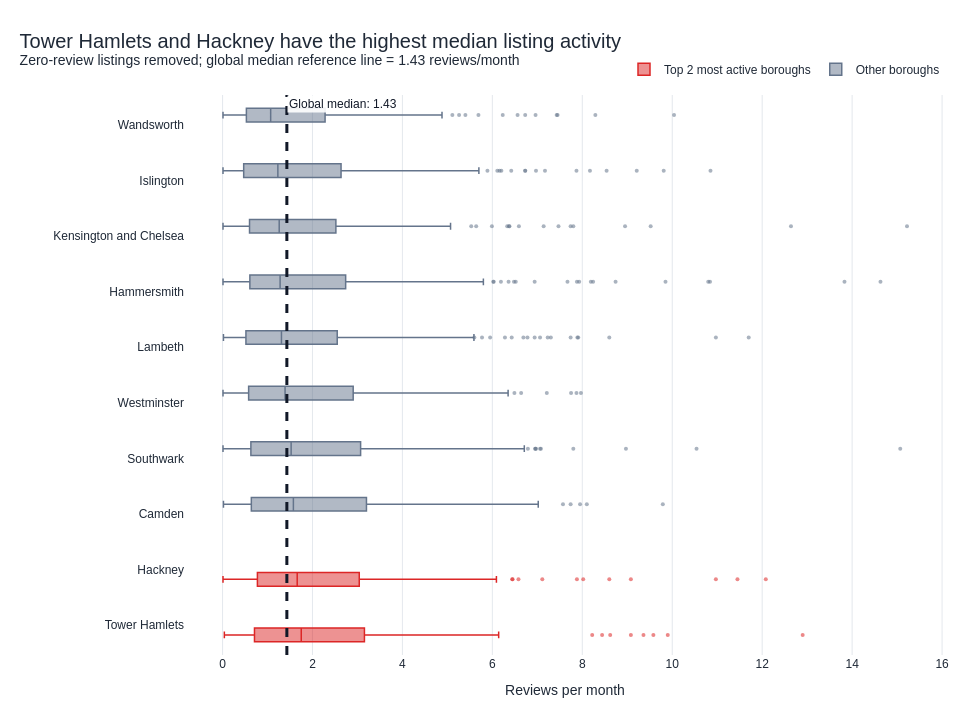

The notebook cell this image was saved under:
### Markdown cell above
## Task 2 — Box plot: listing activity by borough

**What to build:** A **horizontal box plot** comparing listing activity (reviews per month) across London boroughs — reviews per month is a proxy for how frequently a listing is booked.

**Requirements:**
- Horizontal orientation (borough names are long)
- Sorted by median reviews per month (most active at top)
- Highlight the **two most active** boroughs in a different colour
- Outliers shown as individual points
- Insight title naming the two busiest boroughs

> 💡 Some listings have zero reviews — these are new or inactive listings. Filter them out with before plotting

### Code cell
# Task 2 - Horizontal box plot: listing activity by borough

df_task2 = df[df["reviews_per_month"] > 0].copy()

borough_medians = (
    df_task2
    .groupby("neighbourhood")["reviews_per_month"]
    .median()
    .sort_values(ascending=False)
)

top_two = borough_medians.head(2).index.tolist()
borough_order = borough_medians.index.tolist()

df_task2["activity_group"] = np.where(
    df_task2["neighbourhood"].isin(top_two),
    "Top 2 most active boroughs",
    "Other boroughs"
)

global_median = df_task2["reviews_per_month"].median()

fig = px.box(
    df_task2,
    x="reviews_per_month",
    y="neighbourhood",
    color="activity_group",
    orientation="h",
    points="outliers",
    category_orders={
        "neighbourhood": borough_order[::-1],
        "activity_group": ["Top 2 most active boroughs", "Other boroughs"]
    },
    color_discrete_map={
        "Top 2 most active boroughs": "#dc2626",
        "Other boroughs": "#64748b"
    },
    labels={
        "reviews_per_month": "Reviews per month",
        "neighbourhood": "Borough",
        "activity_group": ""
    },
    title=(
        f"Tower Hamlets and Hackney have the highest median listing activity"
        f"<br><sup>Zero-review listings removed; global median reference line = {global_median:.2f} reviews/month</sup>"
    )
)

fig.add_vline(
    x=global_median,
    line_width=3,
    line_dash="dash",
    line_color="#111827",
    annotation_text=f"Global median: {global_median:.2f}",
    annotation_position="top right",
    annotation_font_color="#111827",
    annotation_bgcolor="rgba(255,255,255,0.90)"
)

fig.update_layout(
    template="plotly_white",
    height=720,
    width=980,
    font=dict(family="Arial", size=12, color="#1f2937"),
    title=dict(x=0.02, xanchor="left", font=dict(size=20)),
    legend=dict(
        orientation="h",
        yanchor="bottom",
        y=1.02,
        xanchor="right",
        x=1
    ),
    boxmode="group",
    margin=dict(l=185, r=35, t=95, b=65)
)

fig.update_traces(
    marker=dict(size=4, opacity=0.55),
    line=dict(width=1.5)
)

fig.update_xaxes(
    showgrid=True,
    gridcolor="rgba(148, 163, 184, 0.25)",
    zeroline=False
)

fig.update_yaxes(
    title=None,
    showgrid=False
)

fig.show()

### Figure 1 — Plotly figure (JSON) as saved in the notebook; plotly's stock layout.template omitted (floating-point values rounded to 4 significant figures; data arrays with more than 128 entries replaced by an {"elided": "..."} marker saying what was removed)
{"data": [{"alignmentgroup": "True", "boxpoints": "outliers", "hovertemplate": "=Top 2 most active boroughs<br>Reviews per month=%{x}<br>Borough=%{y}<extra></extra>", "legendgroup": "Top 2 most active boroughs", "line": {"width": 1.5}, "marker": {"color": "#dc2626", "opacity": 0.55, "size": 4}, "name": "Top 2 most active boroughs", "notched": false, "offsetgroup": "Top 2 most active boroughs", "orientation": "h", "showlegend": true, "type": "box", "x": {"elided": "511 float values"}, "x0": " ", "xaxis": "x", "y": {"elided": "511 str values"}, "y0": " ", "yaxis": "y"}, {"alignmentgroup": "True", "boxpoints": "outliers", "hovertemplate": "=Other boroughs<br>Reviews per month=%{x}<br>Borough=%{y}<extra></extra>", "legendgroup": "Other boroughs", "line": {"width": 1.5}, "marker": {"color": "#64748b", "opacity": 0.55, "size": 4}, "name": "Other boroughs", "notched": false, "offsetgroup": "Other boroughs", "orientation": "h", "showlegend": true, "type": "box", "x": {"elided": "1984 float values"}, "x0": " ", "xaxis": "x", "y": {"elided": "1984 str values"}, "y0": " ", "yaxis": "y"}], "layout": {"annotations": [{"bgcolor": "rgba(255,255,255,0.90)", "font": {"color": "#111827"}, "showarrow": false, "text": "Global median: 1.43", "x": 1.43, "xanchor": "left", "xref": "x", "y": 1, "yanchor": "top", "yref": "y domain"}], "boxmode": "group", "font": {"color": "#1f2937", "family": "Arial", "size": 12}, "height": 720, "legend": {"orientation": "h", "title": {"text": ""}, "tracegroupgap": 0, "x": 1, "xanchor": "right", "y": 1.02, "yanchor": "bottom"}, "margin": {"b": 65, "l": 185, "r": 35, "t": 95}, "shapes": [{"line": {"color": "#111827", "dash": "dash", "width": 3}, "type": "line", "x0": 1.43, "x1": 1.43, "xref": "x", "y0": 0, "y1": 1, "yref": "y domain"}], "title": {"font": {"size": 20}, "text": "Tower Hamlets and Hackney have the highest median listing activity<br><sup>Zero-review listings removed; global median reference line = 1.43 reviews/month</sup>", "x": 0.02, "xanchor": "left"}, "width": 980, "xaxis": {"anchor": "y", "domain": [0, 1], "gridcolor": "rgba(148, 163, 184, 0.25)", "showgrid": true, "title": {"text": "Reviews per month"}, "zeroline": false}, "yaxis": {"anchor": "x", "categoryarray": ["Tower Hamlets", "Hackney", "Camden", "Southwark", "Westminster", "Lambeth", "Hammersmith", "Kensington and Chelsea", "Islington", "Wandsworth"], "categoryorder": "array", "domain": [0, 1], "showgrid": false, "title": {}}}}
